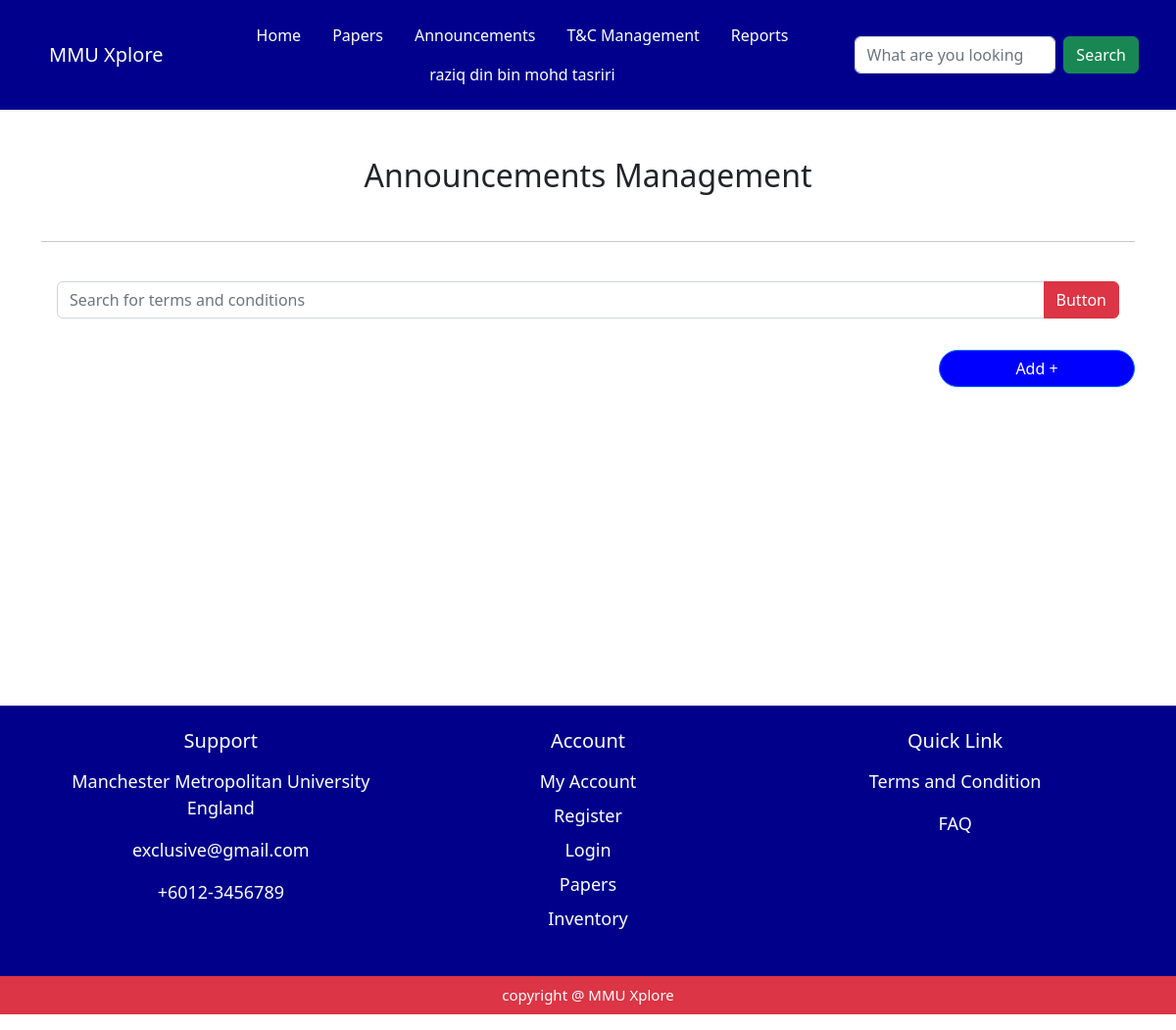
/adminguy/announcement_page/ (signed in), run on an earlier commit of the app's database.
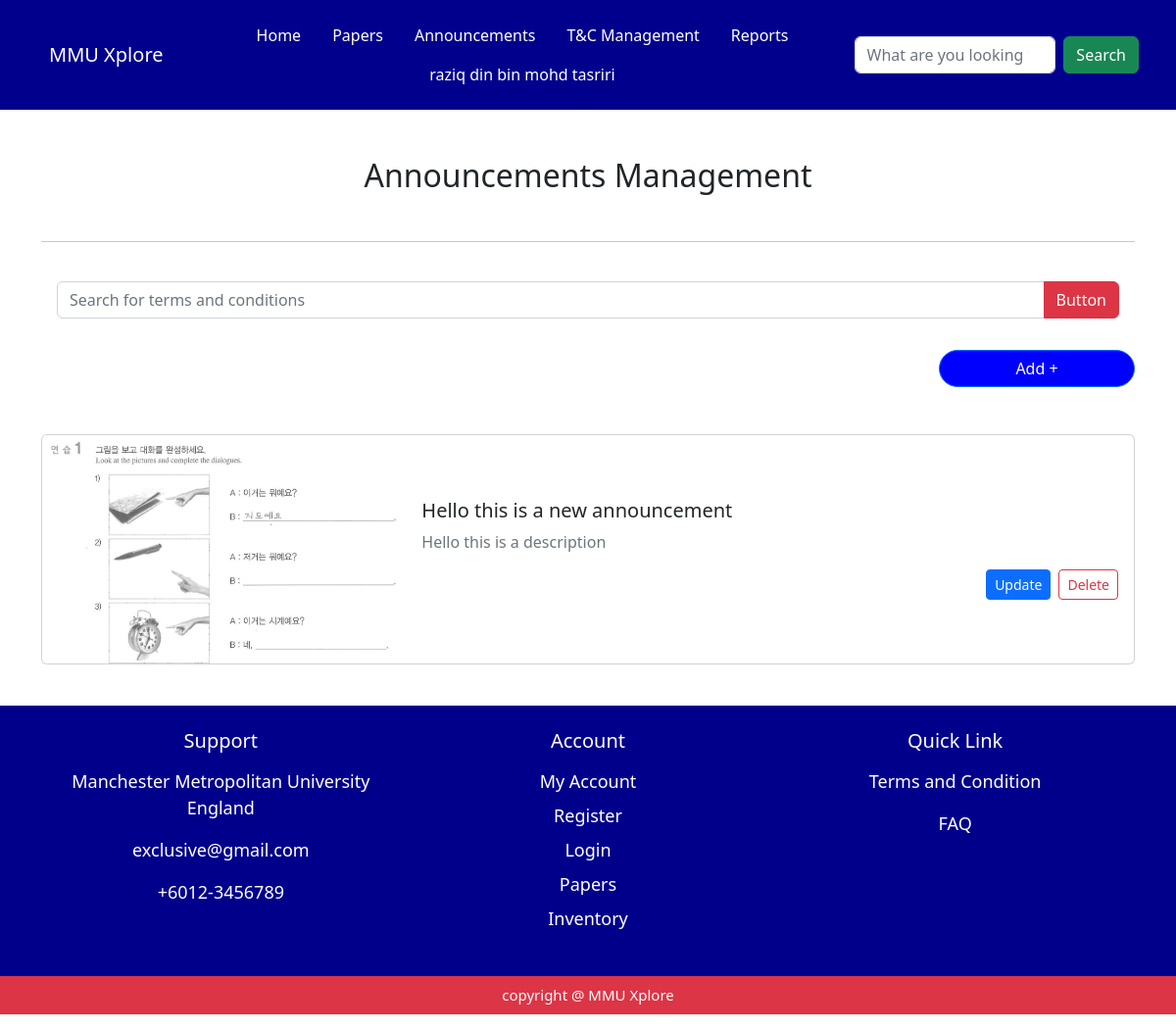
And on a later commit of the database.
### myapp/models.py (models this page shows, shortened)
class Admin(models.Model):
     admin_id = models.AutoField(primary_key=True)
     user_name = models.CharField(max_length=150)
     email = models.EmailField(unique=True)
     password = models.CharField(max_length=250)
     date_joined = models.DateTimeField(auto_now_add=True)

class Announcements(models.Model):
     announcement_id = models.AutoField(primary_key=True)
     announcement_title = models.CharField(max_length=200)
     announcement_desc = models.TextField()
     attachment = models.FileField(upload_to='announcements_folder/', blank=True, null=True)
     date_posted = models.DateTimeField(auto_now_add=True)

### myapp/views.py (the view, shortened to what this page needs)
# urls.py: path('adminguy/announcement_page/', views.announcement_page, name='announcement_page' ),
@admin_required
def announcement_page(request):
    user_name = request.session.get('user_name', 'Guest')
    announcement_list = Announcements.objects.all()
    return render(request , 'adminguy/announcement_page.html', {'user_name': user_name , 'announcement_list': announcement_list} )

### myapp/views.py (called while the page is built)
def admin_required(view_func):
    @wraps(view_func)
    def _wrapped_view(request, *args, **kwargs):
        user_name = request.session.get('user_name')
        try:
            admin = Admin.objects.get(user_name=user_name)
            return view_func(request, *args, **kwargs)
        except Admin.DoesNotExist:
            messages.error(request, "You must be an admin to access this page.")
            return redirect('signin')
    return _wrapped_view

### myapp/templates/adminguy/announcement_page.html (shortened to what this page needs)
<!DOCTYPE html>
<html lang="en">
<head>
    <link href="https://cdn.jsdelivr.net/npm/bootstrap@5.2.3/dist/css/bootstrap.min.css" rel="stylesheet">
</head>
<body>
{% include 'components/admin_navbar.html' %}
<section id="announcement_page" style="min-height: 70vh;">
    <div class="container">
    <h2 class="mt-5 mb-5 text-center">Announcements Management</h2>
    <hr class="my-4">
    <div class="input-group mb-3 p-3">
  <input type="text" class="form-control" placeholder="Search for terms and conditions" aria-label="Recipient's username" aria-describedby="button-addon2">
  <button class="btn btn-danger" type="button" id="button-addon2">Button</button>
</div>
<div class="d-flex justify-content-end">
    <button class="btn btn-primary "  data-bs-toggle="modal" data-bs-target="#exampleModal" style="border-radius: 20px; background-color: blue; width: 200px;">Add +</button>
</div>
{% for announcement in announcement_list %}
<div class="card mt-5 mb-4 overflow-hidden"> <div class="row g-0 align-items-center">
    {% if announcement.attachment %}
    <div class="col-md-4">
      <img src="{{ announcement.attachment.url }}" class="img-fluid" alt="Announcement Image" style="object-fit: cover; height: 100%; min-height: 200px;">
    </div>
    {% endif %}
    <div class="{% if announcement.attachment %}col-md-8{% else %}col-12{% endif %}">
      <div class="card-body">
        <h5 class="card-title">{{ announcement.announcement_title }}</h5>
        <p class="card-text text-muted">{{ announcement.announcement_desc }}</p>
        <div class="d-flex justify-content-end mt-3">
          <button class="btn btn-primary btn-sm me-2" type="button" data-bs-toggle="modal" data-bs-target="#updateModal-{{ announcement.announcement_id }}">
            Update
          </button>
          <form action="{% url 'delete_announcement' announcement.announcement_id %}" method="post">
            <button class="btn btn-outline-danger btn-sm" type="submit">Delete</button>
          </form>
        </div>
      </div>
    </div>
  </div>
</div>
{% endfor %}
</section>
 {% include 'components/footer.html' %}
</body>
</html>

### myapp/templates/components/admin_navbar.html (shortened to what this page needs)
<nav class="navbar navbar-expand-lg" style="background-color: rgb(0, 0, 141);">
    <div class="container p-2" >
    <nav class="navbar " style="background-color: rgb(0, 0, 141);" >
  <div class="container-fluid">
    <a class="navbar-brand text-white"  href="#">MMU Xplore</a>
  </div>
</nav>
  <ul class="nav justify-content-center">
  <li class="nav-item">
    <a class="nav-link text-white" href="/adminguy/admin_page/" >Home </a>
  </li>
  <li class="nav-item">
    <a class="nav-link text-white" href="/researchpaper">Papers</a>
  </li>
   <li class="nav-item">
    <a class="nav-link text-white" href="/adminguy/announcement_page/">Announcements</a>
  </li>
    <li class="nav-item">
    <a class="nav-link text-white" href="/adminguy/term_condition_page/">T&C Management</a>
  </li>
    <li class="nav-item">
    <a class="nav-link text-white" href="#">Reports</a>
  </li>
  <li class="nav-item">
{% if user_name != 'Guest' %}
  <a class="nav-link text-white"  data-bs-toggle="modal" data-bs-target="#staticBackdrop" href="#">{{ user_name }}</a>
{% else %}
  <a class="nav-link text-white" href="/signup">Sign Up</a>
{% endif %}
  </li>
</ul>
  <form class="d-flex" role="search">
      <input class="form-control me-2" type="search" placeholder="What are you looking for?" aria-label="Search">
      <button class="btn btn-success" type="submit">Search</button>
    </form>
</div>
</nav>

### myapp/templates/components/footer.html (shortened to what this page needs)
  <section class="contact-us-page">
      <div style="background-color:darkblue ;">
        <div class="container">
       <div class="row text-center p-2 ">
  <div class="col-sm-4 mb-sm-0 ">
    <div class="card mb-5 " style="background-color:transparent;border: none;" data-aos="fade-middle" data-aos-duration="1000">
      <div class="card-body">
        <h5 class="card-title mb-3" style=" color: white;">Support</h5>
        <p class="card-text text-white" style="font-size:18px; font-weight: 100;">Manchester Metropolitan University <br> England</p>
        <p class="card-text text-white" style="font-size:18px; font-weight: 100;">exclusive@gmail.com</p>
        <p class="card-text text-white" style="font-size:18px; font-weight: 100;">+6012-3456789</p>
      </div>
    </div>
  </div>
   <div class="col-sm-4 mb-3">
    <div class="card" style="background-color:transparent;border: none;"data-aos="fade-middle" data-aos-duration="1000">
      <div class="card-body">
        <h5 class="card-title mb-3" style=" color: white;">Account</h5>
          <a style="text-decoration: none;" href=""><p class="card-text text-white mb-2" style="font-size:18px; font-weight: 100;">My Account</p></a>
          <a style="text-decoration: none;" href=""><p class="card-text text-white mb-2" style="font-size:18px; font-weight: 100;">Register</p></a>
          <a style="text-decoration: none;" href=""><p class="card-text text-white mb-2" style="font-size:18px; font-weight: 100;">Login</p></a>
          <a style="text-decoration: none;" href="/researchpaper"><p class="card-text text-white mb-2" style="font-size:18px; font-weight: 100;">Papers</p></a>
          <a style="text-decoration: none;" href=""><p class="card-text text-white" style="font-size:18px; font-weight: 100;">Inventory</p></a>
      </div>
    </div>
  </div>
  <div class="col-sm-4">
    <div class="card" style="background-color:transparent;border: none;" data-aos="fade-middle" data-aos-duration="1000">
      <div class="card-body">
        <h5 class="card-title mb-3"  style=" color: white;">Quick Link</h5>
          <p class="card-text text-white" style="font-size:18px; font-weight: 100;">Terms and Condition</p>
          <p class="card-text text-white" style="font-size:18px; font-weight: 100;">FAQ</p>
      </div>
    </div>
  </div>
</div>
      </div>
    </section>
     <section class="contact-us-page">
      <div class="bg-danger">
        <p style=" font-size:15px;" class="text-white p-2 text-center">copyright @ MMU Xplore</p>
      </div>
    </section>

What changed in the data, as far as the page shows it:
added Announcements: attachment (picture), announcement_title "Hello this is a new announcement", announcement_desc "Hello this is a description"
